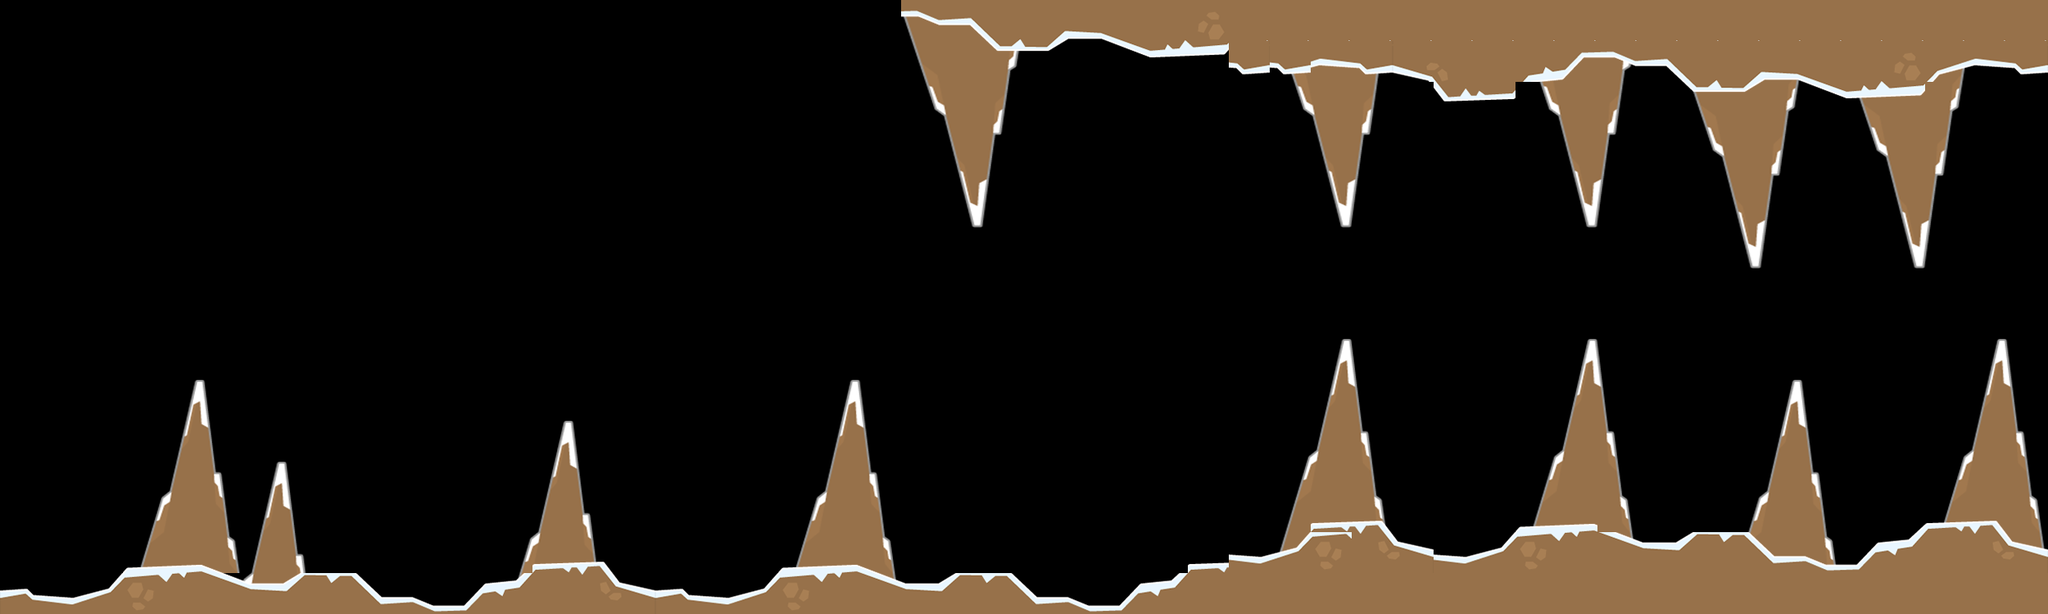

This game map was drawn from its Tiled (.tmx) file and the tilesets committed beside it. A one-line description and the trimmed map source follow:
An orthogonal 50x15 tile map with 50x50 px tiles, 2 tile layers (player, ground) and 164 objects.

<map version="1.0" orientation="orthogonal" renderorder="right-down" width="50" height="15" tilewidth="50" tileheight="50" nextobjectid="170">
 <tileset firstgid="1" name="title_map" tilewidth="50" tileheight="50">
  <image source="title_map.png" width="800" height="1300" />
 </tileset>
 <layer name="player" width="50" height="15">
  <data>[750 cells, 185 non-empty, 30 distinct tile ids]</data>
 </layer>
 <layer name="ground" width="50" height="15">
  <data>[750 cells, 146 non-empty, 45 distinct tile ids]</data>
 </layer>
 <objectgroup name="limitted1">
  <object id="1" x="2" y="724" />
  <object id="2" x="30" y="720" />
  <object id="3" x="44" y="728" />
  <object id="4" x="88" y="728" />
  <object id="5" x="134" y="720" />
  <object id="6" x="152" y="694" />
  <object id="7" x="168" y="692" />
  <object id="8" x="198" y="606" />
  <object id="9" x="208" y="604" />
  <object id="10" x="242" y="464" />
  <object id="11" x="264" y="581.333" />
  <object id="12" x="269.333" y="581.333" />
  <object id="13" x="281.333" y="657.333" />
  <object id="14" x="288" y="661.333" />
  <object id="15" x="293.333" y="704" />
  <object id="16" x="309.333" y="702.667" />
  <object id="17" x="341.333" y="564" />
  <object id="18" x="348" y="565.333" />
  <object id="19" x="364" y="680" />
  <object id="20" x="369.333" y="680" />
  <object id="21" x="373.333" y="700" />
  <object id="22" x="434.667" y="702.667" />
  <object id="23" x="468" y="729.333" />
  <object id="24" x="509.333" y="730.667" />
  <object id="25" x="529.333" y="737.333" />
  <object id="26" x="568" y="741.333" />
  <object id="27" x="590.667" y="714.667" />
  <object id="28" x="630.667" y="709.333" />
  <object id="29" x="646.667" y="662.667" />
  <object id="30" x="658.667" y="654.667" />
  <object id="31" x="689.333" y="516" />
  <object id="32" x="700" y="521.333" />
  <object id="33" x="713.333" y="630.667" />
  <object id="34" x="721.333" y="630.667" />
  <object id="35" x="728" y="686.667" />
  <object id="36" x="738.667" y="688" />
  <object id="37" x="758.667" y="710.667" />
  <object id="38" x="801.333" y="722.667" />
  <object id="39" x="834.667" y="720" />
  <object id="41" x="846.667" y="728" />
  <object id="42" x="889.333" y="732" />
  <object id="43" x="933.333" y="721.333" />
  <object id="44" x="953.333" y="696" />
  <object id="45" x="974.667" y="690.667" />
  <object id="46" x="998.667" y="608" />
  <object id="47" x="1008" y="602.667" />
  <object id="48" x="1041.33" y="468" />
  <object id="49" x="1045.33" y="468" />
  <object id="50" x="1062.67" y="578.667" />
  <object id="51" x="1068" y="581.333" />
  <object id="52" x="1080" y="661.333" />
  <object id="53" x="1089.33" y="664" />
  <object id="54" x="1093.33" y="705.333" />
  <object id="55" x="1144" y="713.333" />
  <object id="56" x="1169.33" y="700" />
  <object id="57" x="1234.67" y="698.667" />
  <object id="58" x="1268" y="730.667" />
  <object id="59" x="1301.33" y="729.333" />
  <object id="60" x="1330.67" y="741.333" />
  <object id="61" x="1365.33" y="741.333" />
  <object id="62" x="1389.33" y="717.333" />
  <object id="63" x="1425.33" y="709.333" />
  <object id="64" x="1445.33" y="701.333" />
  <object id="65" x="1452" y="690.667" />
  <object id="66" x="1498.67" y="688" />
  <object id="67" x="1504" y="680" />
  <object id="68" x="1538.67" y="681.333" />
  <object id="69" x="1565.33" y="670.667" />
  <object id="70" x="1598.67" y="566.667" />
  <object id="71" x="1608" y="553.333" />
  <object id="72" x="1642.67" y="420" />
  <object id="73" x="1645.33" y="420" />
  <object id="74" x="1664" y="528" />
  <object id="75" x="1668" y="529.333" />
  <object id="76" x="1677.33" y="606.667" />
  <object id="77" x="1686.67" y="614.667" />
  <object id="78" x="1690.67" y="638.667" />
  <object id="79" x="1708" y="662.667" />
  <object id="80" x="1753.33" y="676" />
  <object id="81" x="1790.67" y="677.333" />
  <object id="82" x="1832" y="669.333" />
  <object id="83" x="1852" y="646.667" />
  <object id="84" x="1873.33" y="641.333" />
  <object id="85" x="1898.67" y="562.667" />
  <object id="86" x="1908" y="556" />
  <object id="87" x="1940" y="418.667" />
  <object id="88" x="1946.67" y="417.333" />
  <object id="89" x="1962.67" y="532" />
  <object id="90" x="1966.67" y="533.333" />
  <object id="91" x="1978.67" y="609.333" />
  <object id="92" x="1988" y="621.333" />
  <object id="93" x="1992" y="656" />
  <object id="94" x="2044" y="662.667" />
  <object id="95" x="2065.33" y="650.667" />
  <object id="96" x="2133.33" y="650.667" />
  <object id="97" x="2146.67" y="613.333" />
  <object id="98" x="2158.67" y="604" />
  <object id="99" x="2192" y="470.667" />
  <object id="100" x="2197.33" y="470.667" />
  <object id="101" x="2213.33" y="577.333" />
  <object id="102" x="2218.67" y="586.667" />
  <object id="103" x="2230.67" y="658.667" />
  <object id="104" x="2236" y="666.667" />
  <object id="105" x="2241.33" y="685.333" />
  <object id="106" x="2264" y="686.667" />
  <object id="107" x="2292" y="664" />
  <object id="108" x="2330.67" y="660" />
  <object id="109" x="2350.67" y="642.667" />
  <object id="110" x="2374.67" y="638.667" />
  <object id="111" x="2400" y="561.333" />
  <object id="112" x="2406.67" y="554.667" />
  <object id="113" x="2441.33" y="420" />
  <object id="114" x="2446.67" y="420" />
  <object id="115" x="2464" y="530.667" />
  <object id="116" x="2469.33" y="530.667" />
  <object id="117" x="2478.67" y="610.667" />
  <object id="118" x="2485.33" y="618.667" />
  <object id="119" x="2497.33" y="672" />
  <object id="120" x="2493.33" y="744" />
 </objectgroup>
 <objectgroup name="limitted2">
  <object id="121" x="1102.99" y="5.21921" />
  <object id="122" x="1102.99" y="19.1371" />
  <object id="123" x="1144.75" y="139.179" />
  <object id="124" x="1155.18" y="142.658" />
  <object id="125" x="1188.24" y="269.659" />
  <object id="126" x="1195.2" y="269.659" />
  <object id="127" x="1217.81" y="167.015" />
  <object id="128" x="1243.91" y="69.5894" />
  <object id="129" x="1283.92" y="66.11" />
  <object id="130" x="1306.54" y="53.9318" />
  <object id="131" x="1348.3" y="53.9318" />
  <object id="132" x="1405.71" y="74.8086" />
  <object id="133" x="1497.91" y="67.8497" />
  <object id="134" x="1499.65" y="80.0278" />
  <object id="135" x="1572.72" y="93.9457" />
  <object id="136" x="1602.3" y="139.179" />
  <object id="137" x="1642.31" y="280.097" />
  <object id="138" x="1668.41" y="163.535" />
  <object id="139" x="1685.8" y="100.905" />
  <object id="140" x="1744.95" y="107.864" />
  <object id="141" x="1765.83" y="123.521" />
  <object id="142" x="1844.12" y="123.521" />
  <object id="143" x="1851.08" y="99.1649" />
  <object id="144" x="1877.17" y="106.124" />
  <object id="145" x="1899.79" y="137.439" />
  <object id="148" x="1939.81" y="274.878" />
  <object id="149" x="1965.9" y="168.754" />
  <object id="150" x="1988.52" y="83.5073" />
  <object id="151" x="2033.75" y="83.5073" />
  <object id="152" x="2072.03" y="114.823" />
  <object id="153" x="2099.86" y="187.891" />
  <object id="155" x="2145.09" y="327.07" />
  <object id="156" x="2167.71" y="219.207" />
  <object id="157" x="2183.37" y="133.96" />
  <object id="158" x="2195.55" y="109.603" />
  <object id="159" x="2252.96" y="125.261" />
  <object id="160" x="2273.83" y="127.001" />
  <object id="161" x="2294.71" y="184.412" />
  <object id="162" x="2343.42" y="325.331" />
  <object id="164" x="2367.78" y="208.768" />
  <object id="165" x="2385.18" y="133.96" />
  <object id="166" x="2402.57" y="86.9868" />
  <object id="167" x="2459.99" y="88.7265" />
  <object id="168" x="2496.52" y="86.9868" />
  <object id="169" x="2487.82" y="10.4384" />
 </objectgroup>
</map>